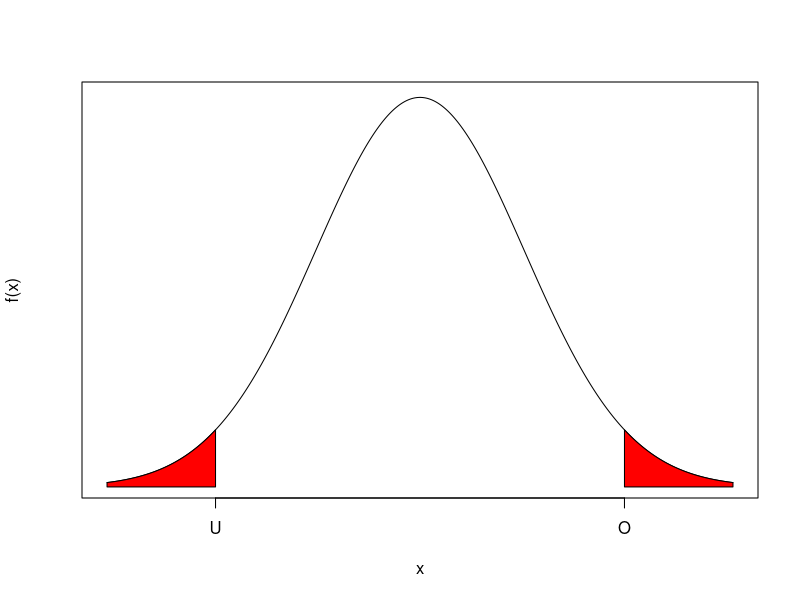

Generate this figure with R:
## ---- chunk 1
library(knitr)
library(fGarch)
knitr::opts_chunk$set(echo = TRUE, cache=TRUE, size="scriptsize", 
                      fig.align = "center")
def.chunk.hook  <- knitr::knit_hooks$get("chunk")
knitr::knit_hooks$set(chunk = function(x, options) {
  x <- def.chunk.hook(x, options)
  ifelse(options$size != "normalsize", paste0("\n \\", options$size,"\n\n", x, "\n\n \\normalsize"), x)
})
library(vcd)
library(tidyverse)
library(kableExtra)
## ---- chunk 2
x <- seq(-3,3,0.001)
y <- dnorm(x)
plot(x,y, xaxt="n", yaxt="n", type="l", ylab="f(x)")
axis(1, at=c(-1.96, 1.96),labels = c("U","O"))

polygon(c(x[x>=1.96], max(x), 1.96), c(y[x>=1.96], 0, 0), col="red")
polygon(c(-1.96, min(x), x[x<=-1.96]), c(0, 0, y[x<=-1.96]), col="red")
## ---- chunk 3
row <- seq(0,3,0.1); col <- seq(0,0.09, 0.01)
m <- t(sapply(row, function(r,c){pnorm(r+c)},c=col))
colnames(m) <- col; rownames(m) <- NULL
m <- cbind(z=row,m)
kbl(m, digits=4, booktabs=T, format = "latex", linesep="") %>%
  add_header_above(header=c("Beispiel: $F(z) = P(z \\\\leq 1.96) = 0.9750$" = ncol(m)), escape=F) %>% 
  add_header_above(header=c("Verteilungsfunktion $F(z)$ der Standardnormalverteilung $N(0,1)$" = ncol(m)), escape = F, bold=T, line= F) %>%
  kable_styling(position = "center")
## ---- chunk 4
n <- c(1:9,seq(10,100,10),150,200,250,300,400,600,800,1000)
gamma <- c(0.995, 0.990, 0.975, 0.950, 0.900, 0.750, 0.500)
m <- t(sapply(n, function(n,g){qt(g, df=n)}, g=gamma))
rownames(m) <- NULL; colnames(m) <- gamma
m <- cbind(df=n, m)

kbl(m, digits = 4, booktabs=T, linesep="",col.names = c("$n \\setminus \\gamma$",colnames(m)[-1]), escape = F) %>%
  add_header_above(header=c("Beispiel: $P(t_{10} \\\\leq 0.6998) = 0.750$" = ncol(m)), escape=F) %>% 
  add_header_above(header=c("Quantile $t_{n;\\\\,\\\\gamma}$ der $t_n$-Verteilung" = ncol(m)), escape = F, bold=T, line= F) %>% 
  kable_styling(position = "center")
